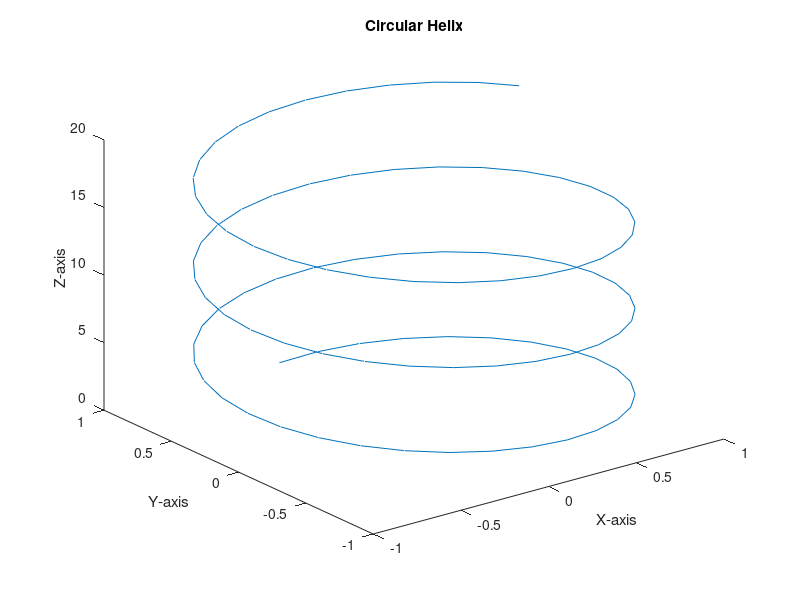

Source code (MATLAB):
t=linspace(0,20,100);
x=sin(t);
y=cos(t);
z=t;
plot3(x,y,z);
title('Circular Helix')
xlabel('X-axis')
ylabel('Y-axis')
zlabel('Z-axis')
